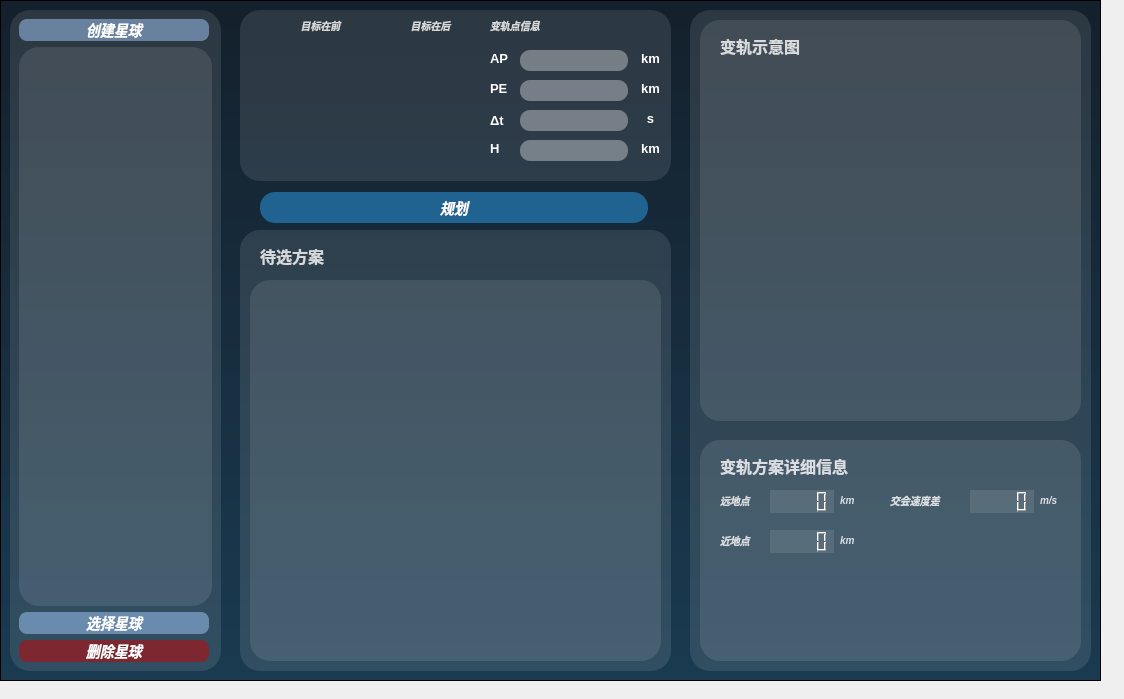
<?xml version="1.0" encoding="UTF-8"?>
<ui version="4.0">
 <class>Form</class>
 <widget class="QWidget" name="Form">
  <property name="geometry">
   <rect>
    <x>0</x>
    <y>0</y>
    <width>1124</width>
    <height>699</height>
   </rect>
  </property>
  <property name="windowTitle">
   <string>Form</string>
  </property>
  <widget class="QFrame" name="frame">
   <property name="geometry">
    <rect>
     <x>0</x>
     <y>0</y>
     <width>1101</width>
     <height>681</height>
    </rect>
   </property>
   <property name="sizePolicy">
    <sizepolicy hsizetype="Expanding" vsizetype="Preferred">
     <horstretch>0</horstretch>
     <verstretch>0</verstretch>
    </sizepolicy>
   </property>
   <property name="styleSheet">
    <string notr="true">QFrame#frame{
	background-color:qlineargradient(x0:0,y1:0,x0:1,y2:2,stop:0 rgb(20,32,44),stop:1 rgb(32,85,117));
}</string>
   </property>
   <property name="frameShape">
    <enum>QFrame::StyledPanel</enum>
   </property>
   <property name="frameShadow">
    <enum>QFrame::Raised</enum>
   </property>
   <widget class="QFrame" name="frame_3">
    <property name="geometry">
     <rect>
      <x>10</x>
      <y>10</y>
      <width>211</width>
      <height>661</height>
     </rect>
    </property>
    <property name="styleSheet">
     <string notr="true">QFrame{
	background-color: rgba(255, 255, 255,10%);
	border-radius:20px;
}</string>
    </property>
    <property name="frameShape">
     <enum>QFrame::StyledPanel</enum>
    </property>
    <property name="frameShadow">
     <enum>QFrame::Raised</enum>
    </property>
    <layout class="QVBoxLayout" name="verticalLayout">
     <item>
      <widget class="QPushButton" name="planet_create">
       <property name="maximumSize">
        <size>
         <width>16777215</width>
         <height>32</height>
        </size>
       </property>
       <property name="styleSheet">
        <string notr="true">QPushButton{
	color:rgb(255, 255, 255);
	background-color:rgba(165,205,255,125);
	border:0px outset rgb(255,255,255);
	border-radius:8px;
	text-align:center center;
	margin-right:3px;
	margin-bottom:0px;
	font-size:14px;
	font-style:italic;
	font-weight:bold;
	font:bold 18px &quot;Microsoft YaHei&quot;;
}
QPushButton:hover{
	background-color:rgba(165,205,255,80%);
	border:2px outset rgba(36,36,36,0);
}
QPushButton:pressed{
	background-color:rgba(165,205,255,90%);
	border:4px outset rgba(36,36,36,0);
}</string>
       </property>
       <property name="text">
        <string>创建星球</string>
       </property>
      </widget>
     </item>
     <item>
      <widget class="QListWidget" name="planet_list">
       <property name="minimumSize">
        <size>
         <width>0</width>
         <height>0</height>
        </size>
       </property>
       <property name="mouseTracking">
        <bool>false</bool>
       </property>
       <property name="focusPolicy">
        <enum>Qt::NoFocus</enum>
       </property>
       <property name="styleSheet">
        <string notr="true">QListView{
	border:none;
	background-color:rgba(255,255,255,10%);
	color:rgba(255,255,255,0.8);
}
QListView::item{
	background-color:transparent;
	height:40px;
	padding:5px;
	margin-bottom:5px;
}
QListView::item:hover{
	background-color:transparent;
	color:rgba(255,255,255,0.8);
}
QListView::item:selected{
	background-color:rgba(255,255,255,35%);
	color:rgba(255,255,255,0.8);
	border-left:2px solid rgb(255,255,255);
	border-radius:18px
}
</string>
       </property>
       <property name="verticalScrollBarPolicy">
        <enum>Qt::ScrollBarAlwaysOff</enum>
       </property>
       <property name="horizontalScrollBarPolicy">
        <enum>Qt::ScrollBarAlwaysOff</enum>
       </property>
       <property name="sizeAdjustPolicy">
        <enum>QAbstractScrollArea::AdjustIgnored</enum>
       </property>
       <property name="editTriggers">
        <set>QAbstractItemView::EditKeyPressed</set>
       </property>
       <property name="tabKeyNavigation">
        <bool>true</bool>
       </property>
       <property name="layoutMode">
        <enum>QListView::Batched</enum>
       </property>
      </widget>
     </item>
     <item>
      <widget class="QPushButton" name="planet_select">
       <property name="maximumSize">
        <size>
         <width>16777215</width>
         <height>32</height>
        </size>
       </property>
       <property name="styleSheet">
        <string notr="true">QPushButton{
	color:rgb(255, 255, 255);
	background-color:rgba(165,205,255,125);
	border:0px outset rgb(255,255,255);
	border-radius:8px;
	text-align:center center;
	margin-right:3px;
	margin-bottom:0px;
	font-size:14px;
	font-style:italic;
	font-weight:bold;
	font:bold 18px &quot;Microsoft YaHei&quot;;
}
QPushButton:hover{
	background-color:rgba(165,205,255,80%);
	border:2px outset rgba(36,36,36,0);
}
QPushButton:pressed{
	background-color:rgba(165,205,255,90%);
	border:4px outset rgba(36,36,36,0);
}</string>
       </property>
       <property name="text">
        <string>选择星球</string>
       </property>
      </widget>
     </item>
     <item>
      <widget class="QPushButton" name="planet_delete">
       <property name="maximumSize">
        <size>
         <width>16777215</width>
         <height>32</height>
        </size>
       </property>
       <property name="styleSheet">
        <string notr="true">QPushButton{
	color:rgb(255, 255, 255);
	background-color:rgba(205, 0, 0,125);
	border:0px outset rgb(255,255,255);
	border-radius:8px;
	text-align:center center;
	margin-right:3px;
	margin-bottom:0px;
	font-size:14px;
	font-style:italic;
	font-weight:bold;
	font:bold 18px &quot;Microsoft YaHei&quot;;
}
QPushButton:hover{
	background-color:rgba(205,0,0,80%);
	border:2px outset rgba(36,36,36,0);
}
QPushButton:pressed{
	background-color:rgba(205,0,0,90%);
	border:4px outset rgba(36,36,36,0);
}</string>
       </property>
       <property name="text">
        <string>删除星球</string>
       </property>
      </widget>
     </item>
    </layout>
   </widget>
   <widget class="QFrame" name="frame_7">
    <property name="geometry">
     <rect>
      <x>690</x>
      <y>10</y>
      <width>401</width>
      <height>661</height>
     </rect>
    </property>
    <property name="styleSheet">
     <string notr="true">QFrame{
	background-color: rgba(255, 255, 255,10%);
	border-radius:20px
}</string>
    </property>
    <property name="frameShape">
     <enum>QFrame::StyledPanel</enum>
    </property>
    <property name="frameShadow">
     <enum>QFrame::Raised</enum>
    </property>
    <widget class="QFrame" name="frame_8">
     <property name="geometry">
      <rect>
       <x>10</x>
       <y>10</y>
       <width>381</width>
       <height>401</height>
      </rect>
     </property>
     <property name="frameShape">
      <enum>QFrame::StyledPanel</enum>
     </property>
     <property name="frameShadow">
      <enum>QFrame::Raised</enum>
     </property>
     <widget class="QLabel" name="label_11">
      <property name="geometry">
       <rect>
        <x>20</x>
        <y>10</y>
        <width>81</width>
        <height>31</height>
       </rect>
      </property>
      <property name="styleSheet">
       <string notr="true">QLabel{
	color:rgba(255, 255, 255, 0.8);
	font-size:16px;
	font-weight:bold;
	font:bold 16px &quot;Microsoft YaHei&quot;;	
	background-color: rgba(255, 255, 255, 0%);
}</string>
      </property>
      <property name="text">
       <string>变轨示意图</string>
      </property>
     </widget>
     <widget class="QGraphicsView" name="view">
      <property name="geometry">
       <rect>
        <x>20</x>
        <y>40</y>
        <width>341</width>
        <height>341</height>
       </rect>
      </property>
      <property name="styleSheet">
       <string notr="true">background-color: rgba(255, 255, 255, 0);</string>
      </property>
     </widget>
    </widget>
    <widget class="QFrame" name="frame_9">
     <property name="geometry">
      <rect>
       <x>10</x>
       <y>430</y>
       <width>381</width>
       <height>221</height>
      </rect>
     </property>
     <property name="frameShape">
      <enum>QFrame::StyledPanel</enum>
     </property>
     <property name="frameShadow">
      <enum>QFrame::Raised</enum>
     </property>
     <widget class="QLabel" name="label_12">
      <property name="geometry">
       <rect>
        <x>20</x>
        <y>10</y>
        <width>131</width>
        <height>31</height>
       </rect>
      </property>
      <property name="styleSheet">
       <string notr="true">QLabel{
	color:rgba(255, 255, 255,80%);
	font-size:16px;
	font-weight:bold;
	font:bold 16px &quot;Microsoft YaHei&quot;;	
	background-color: rgba(255, 255, 255, 0%);
}</string>
      </property>
      <property name="text">
       <string>变轨方案详细信息</string>
      </property>
     </widget>
     <widget class="QLCDNumber" name="lcd_ap">
      <property name="geometry">
       <rect>
        <x>70</x>
        <y>50</y>
        <width>64</width>
        <height>23</height>
       </rect>
      </property>
     </widget>
     <widget class="QLabel" name="label_15">
      <property name="geometry">
       <rect>
        <x>20</x>
        <y>50</y>
        <width>41</width>
        <height>21</height>
       </rect>
      </property>
      <property name="styleSheet">
       <string notr="true">QLabel{
	color:rgba(255, 255, 255,0.8);
	font-size:10px;
	font-style:italic;
	font-weight:bold;
	font:bold 13px &quot;Microsoft YaHei&quot;;	
	background-color: rgba(255, 255, 255, 0%);
}</string>
      </property>
      <property name="text">
       <string>远地点</string>
      </property>
     </widget>
     <widget class="QLabel" name="label_16">
      <property name="geometry">
       <rect>
        <x>20</x>
        <y>90</y>
        <width>41</width>
        <height>21</height>
       </rect>
      </property>
      <property name="styleSheet">
       <string notr="true">QLabel{
	color:rgba(255, 255, 255,0.8);
	font-size:10px;
	font-style:italic;
	font-weight:bold;
	font:bold 13px &quot;Microsoft YaHei&quot;;	
	background-color: rgba(255, 255, 255, 0%);
}</string>
      </property>
      <property name="text">
       <string>近地点</string>
      </property>
     </widget>
     <widget class="QLabel" name="label_17">
      <property name="geometry">
       <rect>
        <x>190</x>
        <y>50</y>
        <width>71</width>
        <height>21</height>
       </rect>
      </property>
      <property name="styleSheet">
       <string notr="true">QLabel{
	color:rgba(255, 255, 255,0.8);
	font-size:10px;
	font-style:italic;
	font-weight:bold;
	font:bold 13px &quot;Microsoft YaHei&quot;;	
	background-color: rgba(255, 255, 255, 0%);
}</string>
      </property>
      <property name="text">
       <string>交会速度差</string>
      </property>
     </widget>
     <widget class="QLCDNumber" name="lcd_pe">
      <property name="geometry">
       <rect>
        <x>70</x>
        <y>90</y>
        <width>64</width>
        <height>23</height>
       </rect>
      </property>
     </widget>
     <widget class="QLCDNumber" name="lcd_v">
      <property name="geometry">
       <rect>
        <x>270</x>
        <y>50</y>
        <width>64</width>
        <height>23</height>
       </rect>
      </property>
     </widget>
     <widget class="QLabel" name="label_18">
      <property name="geometry">
       <rect>
        <x>140</x>
        <y>50</y>
        <width>41</width>
        <height>21</height>
       </rect>
      </property>
      <property name="styleSheet">
       <string notr="true">QLabel{
	color:rgba(255, 255, 255,0.8);
	font-size:10px;
	font-style:italic;
	font-weight:bold;
	font:bold 13px &quot;Microsoft YaHei&quot;;	
	background-color: rgba(255, 255, 255, 0%);
}</string>
      </property>
      <property name="text">
       <string>km</string>
      </property>
     </widget>
     <widget class="QLabel" name="label_19">
      <property name="geometry">
       <rect>
        <x>140</x>
        <y>90</y>
        <width>41</width>
        <height>21</height>
       </rect>
      </property>
      <property name="styleSheet">
       <string notr="true">QLabel{
	color:rgba(255, 255, 255,0.8);
	font-size:10px;
	font-style:italic;
	font-weight:bold;
	font:bold 13px &quot;Microsoft YaHei&quot;;	
	background-color: rgba(255, 255, 255, 0%);
}</string>
      </property>
      <property name="text">
       <string>km</string>
      </property>
     </widget>
     <widget class="QLabel" name="label_20">
      <property name="geometry">
       <rect>
        <x>340</x>
        <y>50</y>
        <width>41</width>
        <height>21</height>
       </rect>
      </property>
      <property name="styleSheet">
       <string notr="true">QLabel{
	color:rgba(255, 255, 255,0.8);
	font-size:10px;
	font-style:italic;
	font-weight:bold;
	font:bold 13px &quot;Microsoft YaHei&quot;;	
	background-color: rgba(255, 255, 255, 0%);
}</string>
      </property>
      <property name="text">
       <string>m/s</string>
      </property>
     </widget>
    </widget>
   </widget>
   <widget class="QFrame" name="frame_11">
    <property name="geometry">
     <rect>
      <x>230</x>
      <y>10</y>
      <width>451</width>
      <height>661</height>
     </rect>
    </property>
    <property name="styleSheet">
     <string notr="true">background-color: rgba(255, 255, 255, 0);</string>
    </property>
    <property name="frameShape">
     <enum>QFrame::StyledPanel</enum>
    </property>
    <property name="frameShadow">
     <enum>QFrame::Raised</enum>
    </property>
    <widget class="QFrame" name="frame_12">
     <property name="geometry">
      <rect>
       <x>10</x>
       <y>0</y>
       <width>431</width>
       <height>221</height>
      </rect>
     </property>
     <property name="frameShape">
      <enum>QFrame::StyledPanel</enum>
     </property>
     <property name="frameShadow">
      <enum>QFrame::Raised</enum>
     </property>
     <widget class="QFrame" name="frame_14">
      <property name="geometry">
       <rect>
        <x>10</x>
        <y>170</y>
        <width>411</width>
        <height>51</height>
       </rect>
      </property>
      <property name="frameShape">
       <enum>QFrame::StyledPanel</enum>
      </property>
      <property name="frameShadow">
       <enum>QFrame::Raised</enum>
      </property>
      <widget class="QPushButton" name="calculate">
       <property name="geometry">
        <rect>
         <x>10</x>
         <y>12</y>
         <width>391</width>
         <height>31</height>
        </rect>
       </property>
       <property name="maximumSize">
        <size>
         <width>16777215</width>
         <height>32</height>
        </size>
       </property>
       <property name="styleSheet">
        <string notr="true">QPushButton{
	color:rgb(255, 255, 255);
	background-color:rgba(43,162,239,125);
	border:0px outset rgb(255,255,255);
	border-radius:15px;
	text-align:center center;
	margin-right:3px;
	margin-bottom:0px;
	font-size:14px;
	font-style:italic;
	font-weight:bold;
	font:bold 18px &quot;Microsoft YaHei&quot;;
}
QPushButton:hover{
	background-color:rgba(43,162,239,80%);
	border:2px outset rgba(36,36,36,0);
}
QPushButton:pressed{
	background-color:rgba(43,162,239,90%);
	border:4px outset rgba(36,36,36,0);
}</string>
       </property>
       <property name="text">
        <string>规划</string>
       </property>
      </widget>
     </widget>
     <widget class="QFrame" name="frame_15">
      <property name="geometry">
       <rect>
        <x>0</x>
        <y>0</y>
        <width>431</width>
        <height>171</height>
       </rect>
      </property>
      <property name="styleSheet">
       <string notr="true">QFrame{
	background-color: rgba(255, 255, 255,10%);
	border-radius:20px
}</string>
      </property>
      <property name="frameShape">
       <enum>QFrame::StyledPanel</enum>
      </property>
      <property name="frameShadow">
       <enum>QFrame::Raised</enum>
      </property>
      <widget class="QLineEdit" name="info_ap">
       <property name="geometry">
        <rect>
         <x>280</x>
         <y>40</y>
         <width>111</width>
         <height>21</height>
        </rect>
       </property>
       <property name="cursor">
        <cursorShape>ArrowCursor</cursorShape>
       </property>
       <property name="focusPolicy">
        <enum>Qt::WheelFocus</enum>
       </property>
       <property name="layoutDirection">
        <enum>Qt::LeftToRight</enum>
       </property>
       <property name="styleSheet">
        <string notr="true">QLineEdit{
	color:rgb(255, 255, 255);
	background-color:rgba(255,255,255, 35%);
	border:0px outset rgb(255,255,255);
	border-radius:10px;
	text-align:center center;
	margin-right:3px;
	margin-bottom:0px;
	font-size:13px;
	font:13px &quot;Microsoft YaHei&quot;;
}</string>
       </property>
       <property name="alignment">
        <set>Qt::AlignCenter</set>
       </property>
       <property name="dragEnabled">
        <bool>false</bool>
       </property>
       <property name="readOnly">
        <bool>false</bool>
       </property>
      </widget>
      <widget class="QLabel" name="label">
       <property name="geometry">
        <rect>
         <x>250</x>
         <y>40</y>
         <width>21</width>
         <height>16</height>
        </rect>
       </property>
       <property name="styleSheet">
        <string notr="true">QLabel{
	background-color: rgba(255, 255, 255, 0%);
	color:rgb(255, 255, 255);
	font-size:13px;
	font-weight:bold;
	font:bold 13px &quot;Microsoft YaHei&quot;;
}</string>
       </property>
       <property name="text">
        <string>AP</string>
       </property>
      </widget>
      <widget class="QLabel" name="label_2">
       <property name="geometry">
        <rect>
         <x>250</x>
         <y>70</y>
         <width>21</width>
         <height>16</height>
        </rect>
       </property>
       <property name="styleSheet">
        <string notr="true">QLabel{
	background-color: rgba(255, 255, 255, 0%);
	color:rgb(255, 255, 255);
	font-size:13px;
	font-weight:bold;
	font:bold 13px &quot;Microsoft YaHei&quot;;
}</string>
       </property>
       <property name="text">
        <string>PE</string>
       </property>
      </widget>
      <widget class="QLabel" name="label_3">
       <property name="geometry">
        <rect>
         <x>250</x>
         <y>0</y>
         <width>111</width>
         <height>31</height>
        </rect>
       </property>
       <property name="styleSheet">
        <string notr="true">QLabel{
	color:rgba(255, 255, 255,0.8);
	font-size:10px;
	font-style:italic;
	font-weight:bold;
	font:bold 13px &quot;Microsoft YaHei&quot;;	
	background-color: rgba(255, 255, 255, 0%);
}</string>
       </property>
       <property name="text">
        <string>变轨点信息</string>
       </property>
      </widget>
      <widget class="QLabel" name="label_4">
       <property name="geometry">
        <rect>
         <x>250</x>
         <y>100</y>
         <width>21</width>
         <height>20</height>
        </rect>
       </property>
       <property name="styleSheet">
        <string notr="true">QLabel{
	background-color: rgba(255, 255, 255, 0%);
	color:rgb(255, 255, 255);
	font-size:13px;
	font-weight:bold;
	font:bold 13px &quot;Microsoft YaHei&quot;;
}</string>
       </property>
       <property name="text">
        <string>Δt</string>
       </property>
      </widget>
      <widget class="QLabel" name="label_5">
       <property name="geometry">
        <rect>
         <x>250</x>
         <y>130</y>
         <width>21</width>
         <height>16</height>
        </rect>
       </property>
       <property name="styleSheet">
        <string notr="true">QLabel{
	background-color: rgba(255, 255, 255, 0%);
	color:rgb(255, 255, 255);
	font-size:13px;
	font-weight:bold;
	font:bold 13px &quot;Microsoft YaHei&quot;;
}</string>
       </property>
       <property name="text">
        <string>H</string>
       </property>
      </widget>
      <widget class="QLineEdit" name="info_pe">
       <property name="geometry">
        <rect>
         <x>280</x>
         <y>70</y>
         <width>111</width>
         <height>21</height>
        </rect>
       </property>
       <property name="cursor">
        <cursorShape>ArrowCursor</cursorShape>
       </property>
       <property name="styleSheet">
        <string notr="true">QLineEdit{
	color:rgb(255, 255, 255);
	background-color:rgba(255,255,255, 35%);
	border:0px outset rgb(255,255,255);
	border-radius:10px;
	text-align:center center;
	margin-right:3px;
	margin-bottom:0px;
	font-size:13px;
	font:13px &quot;Microsoft YaHei&quot;;
}</string>
       </property>
       <property name="alignment">
        <set>Qt::AlignCenter</set>
       </property>
      </widget>
      <widget class="QLineEdit" name="info_delta_t">
       <property name="geometry">
        <rect>
         <x>280</x>
         <y>100</y>
         <width>111</width>
         <height>21</height>
        </rect>
       </property>
       <property name="cursor">
        <cursorShape>ArrowCursor</cursorShape>
       </property>
       <property name="styleSheet">
        <string notr="true">QLineEdit{
	color:rgb(255, 255, 255);
	background-color:rgba(255,255,255, 35%);
	border:0px outset rgb(255,255,255);
	border-radius:10px;
	text-align:center center;
	margin-right:3px;
	margin-bottom:0px;
	font-size:13px;
	font:13px &quot;Microsoft YaHei&quot;;
}</string>
       </property>
       <property name="alignment">
        <set>Qt::AlignCenter</set>
       </property>
      </widget>
      <widget class="QLineEdit" name="info_h">
       <property name="geometry">
        <rect>
         <x>280</x>
         <y>130</y>
         <width>111</width>
         <height>21</height>
        </rect>
       </property>
       <property name="cursor">
        <cursorShape>ArrowCursor</cursorShape>
       </property>
       <property name="styleSheet">
        <string notr="true">QLineEdit{
	color:rgb(255, 255, 255);
	background-color:rgba(255,255,255, 35%);
	border:0px outset rgb(255,255,255);
	border-radius:10px;
	text-align:center center;
	margin-right:3px;
	margin-bottom:0px;
	font-size:13px;
	font:13px &quot;Microsoft YaHei&quot;;
}</string>
       </property>
       <property name="alignment">
        <set>Qt::AlignCenter</set>
       </property>
      </widget>
      <widget class="QLabel" name="label_6">
       <property name="geometry">
        <rect>
         <x>400</x>
         <y>40</y>
         <width>21</width>
         <height>16</height>
        </rect>
       </property>
       <property name="styleSheet">
        <string notr="true">QLabel{
	background-color: rgba(255, 255, 255, 0%);
	color:rgb(255, 255, 255);
	font-size:13px;
	font-weight:bold;
	font:bold 13px &quot;Microsoft YaHei&quot;;
}</string>
       </property>
       <property name="text">
        <string>km</string>
       </property>
       <property name="alignment">
        <set>Qt::AlignCenter</set>
       </property>
      </widget>
      <widget class="QLabel" name="label_7">
       <property name="geometry">
        <rect>
         <x>400</x>
         <y>70</y>
         <width>21</width>
         <height>16</height>
        </rect>
       </property>
       <property name="styleSheet">
        <string notr="true">QLabel{
	background-color: rgba(255, 255, 255, 0%);
	color:rgb(255, 255, 255);
	font-size:13px;
	font-weight:bold;
	font:bold 13px &quot;Microsoft YaHei&quot;;
}</string>
       </property>
       <property name="text">
        <string>km</string>
       </property>
       <property name="alignment">
        <set>Qt::AlignCenter</set>
       </property>
      </widget>
      <widget class="QLabel" name="label_8">
       <property name="geometry">
        <rect>
         <x>400</x>
         <y>100</y>
         <width>21</width>
         <height>16</height>
        </rect>
       </property>
       <property name="styleSheet">
        <string notr="true">QLabel{
	background-color: rgba(255, 255, 255, 0%);
	color:rgb(255, 255, 255);
	font-size:13px;
	font-weight:bold;
	font:bold 13px &quot;Microsoft YaHei&quot;;
}</string>
       </property>
       <property name="text">
        <string>s</string>
       </property>
       <property name="alignment">
        <set>Qt::AlignCenter</set>
       </property>
      </widget>
      <widget class="QLabel" name="label_9">
       <property name="geometry">
        <rect>
         <x>400</x>
         <y>130</y>
         <width>21</width>
         <height>16</height>
        </rect>
       </property>
       <property name="styleSheet">
        <string notr="true">QLabel{
	background-color: rgba(255, 255, 255, 0%);
	color:rgb(255, 255, 255);
	font-size:13px;
	font-weight:bold;
	font:bold 13px &quot;Microsoft YaHei&quot;;
}</string>
       </property>
       <property name="text">
        <string>km</string>
       </property>
       <property name="alignment">
        <set>Qt::AlignCenter</set>
       </property>
      </widget>
      <widget class="QRadioButton" name="front">
       <property name="geometry">
        <rect>
         <x>70</x>
         <y>140</y>
         <width>16</width>
         <height>19</height>
        </rect>
       </property>
       <property name="styleSheet">
        <string notr="true"/>
       </property>
       <property name="text">
        <string/>
       </property>
      </widget>
      <widget class="QRadioButton" name="behind">
       <property name="geometry">
        <rect>
         <x>180</x>
         <y>140</y>
         <width>16</width>
         <height>19</height>
        </rect>
       </property>
       <property name="styleSheet">
        <string notr="true"/>
       </property>
       <property name="text">
        <string/>
       </property>
      </widget>
      <widget class="QFrame" name="frame_5">
       <property name="geometry">
        <rect>
         <x>140</x>
         <y>30</y>
         <width>101</width>
         <height>91</height>
        </rect>
       </property>
       <property name="styleSheet">
        <string notr="true">image: url(:/图标/behind.png);
background-color: rgba(255, 255, 255, 0);</string>
       </property>
       <property name="frameShape">
        <enum>QFrame::StyledPanel</enum>
       </property>
       <property name="frameShadow">
        <enum>QFrame::Raised</enum>
       </property>
      </widget>
      <widget class="QFrame" name="frame_6">
       <property name="geometry">
        <rect>
         <x>40</x>
         <y>30</y>
         <width>81</width>
         <height>71</height>
        </rect>
       </property>
       <property name="styleSheet">
        <string notr="true">image: url(:/图标/front.png);
background-color: rgba(255, 255, 255, 0);</string>
       </property>
       <property name="frameShape">
        <enum>QFrame::StyledPanel</enum>
       </property>
       <property name="frameShadow">
        <enum>QFrame::Raised</enum>
       </property>
      </widget>
      <widget class="QLabel" name="label_13">
       <property name="geometry">
        <rect>
         <x>30</x>
         <y>0</y>
         <width>101</width>
         <height>31</height>
        </rect>
       </property>
       <property name="styleSheet">
        <string notr="true">QLabel{
	color:rgba(255, 255, 255,0.8);
	font-size:10px;
	font-style:italic;
	font-weight:bold;
	font:bold 13px &quot;Microsoft YaHei&quot;;	
	background-color: rgba(255, 255, 255, 0%);
}</string>
       </property>
       <property name="text">
        <string>目标在前</string>
       </property>
       <property name="alignment">
        <set>Qt::AlignCenter</set>
       </property>
      </widget>
      <widget class="QLabel" name="label_14">
       <property name="geometry">
        <rect>
         <x>140</x>
         <y>0</y>
         <width>101</width>
         <height>31</height>
        </rect>
       </property>
       <property name="styleSheet">
        <string notr="true">QLabel{
	color:rgba(255, 255, 255,0.8);
	font-size:10px;
	font-style:italic;
	font-weight:bold;
	font:bold 13px &quot;Microsoft YaHei&quot;;	
	background-color: rgba(255, 255, 255, 0%);
}</string>
       </property>
       <property name="text">
        <string>目标在后</string>
       </property>
       <property name="alignment">
        <set>Qt::AlignCenter</set>
       </property>
      </widget>
     </widget>
    </widget>
    <widget class="QFrame" name="frame_13">
     <property name="geometry">
      <rect>
       <x>10</x>
       <y>220</y>
       <width>431</width>
       <height>441</height>
      </rect>
     </property>
     <property name="styleSheet">
      <string notr="true">QFrame{
	background-color: rgba(255, 255, 255,10%);
	border-radius:20px
}</string>
     </property>
     <property name="frameShape">
      <enum>QFrame::StyledPanel</enum>
     </property>
     <property name="frameShadow">
      <enum>QFrame::Raised</enum>
     </property>
     <widget class="QLabel" name="label_10">
      <property name="geometry">
       <rect>
        <x>20</x>
        <y>10</y>
        <width>71</width>
        <height>31</height>
       </rect>
      </property>
      <property name="styleSheet">
       <string notr="true">QLabel{
	color:rgba(255, 255, 255,80%);
	font-size:16px;
	font-weight:bold;
	font:bold 16px &quot;Microsoft YaHei&quot;;	
	background-color: rgba(255, 255, 255, 0%);
}</string>
      </property>
      <property name="text">
       <string>待选方案</string>
      </property>
     </widget>
     <widget class="QListWidget" name="listWidget">
      <property name="geometry">
       <rect>
        <x>10</x>
        <y>70</y>
        <width>411</width>
        <height>361</height>
       </rect>
      </property>
      <property name="styleSheet">
       <string notr="true">QListView{
	border:none;
	background-color:rgba(255,255,255,0%);
	color:rgba(255,255,255,0.8);
}
QListView::item{
	background-color:transparent;
	height:40px;
	padding-left:4px;
}
QListView::item:hover{
	background-color:transparent;
	color:rgba(43,162,238,150);
}
QListView::item:selected{
	background-color:transparent;
	color:rgb(43,162,238);
}</string>
      </property>
     </widget>
     <widget class="QListWidget" name="plan">
      <property name="geometry">
       <rect>
        <x>10</x>
        <y>50</y>
        <width>411</width>
        <height>381</height>
       </rect>
      </property>
      <property name="minimumSize">
       <size>
        <width>0</width>
        <height>0</height>
       </size>
      </property>
      <property name="mouseTracking">
       <bool>false</bool>
      </property>
      <property name="focusPolicy">
       <enum>Qt::NoFocus</enum>
      </property>
      <property name="styleSheet">
       <string notr="true">QListView{
	border:none;
	background-color:rgba(255,255,255,10%);
	color:rgba(255,255,255,0.8);
}
QListView::item{
	background-color:transparent;
	height:40px;
	padding:5px;
	margin-bottom:5px;
}
QListView::item:hover{
	background-color:transparent;
	color:rgba(255,255,255,0.8);
}
QListView::item:selected{
	background-color:rgba(255,255,255,35%);
	color:rgba(255,255,255,0.8);
	border-left:2px solid rgb(255,255,255);
	border-radius:18px
}
</string>
      </property>
      <property name="verticalScrollBarPolicy">
       <enum>Qt::ScrollBarAlwaysOff</enum>
      </property>
      <property name="horizontalScrollBarPolicy">
       <enum>Qt::ScrollBarAlwaysOff</enum>
      </property>
      <property name="sizeAdjustPolicy">
       <enum>QAbstractScrollArea::AdjustIgnored</enum>
      </property>
      <property name="editTriggers">
       <set>QAbstractItemView::EditKeyPressed</set>
      </property>
      <property name="tabKeyNavigation">
       <bool>true</bool>
      </property>
      <property name="layoutMode">
       <enum>QListView::Batched</enum>
      </property>
     </widget>
    </widget>
   </widget>
  </widget>
 </widget>
 <resources>
  <include location="../素材库/picture/png.qrc"/>
 </resources>
 <connections/>
</ui>
